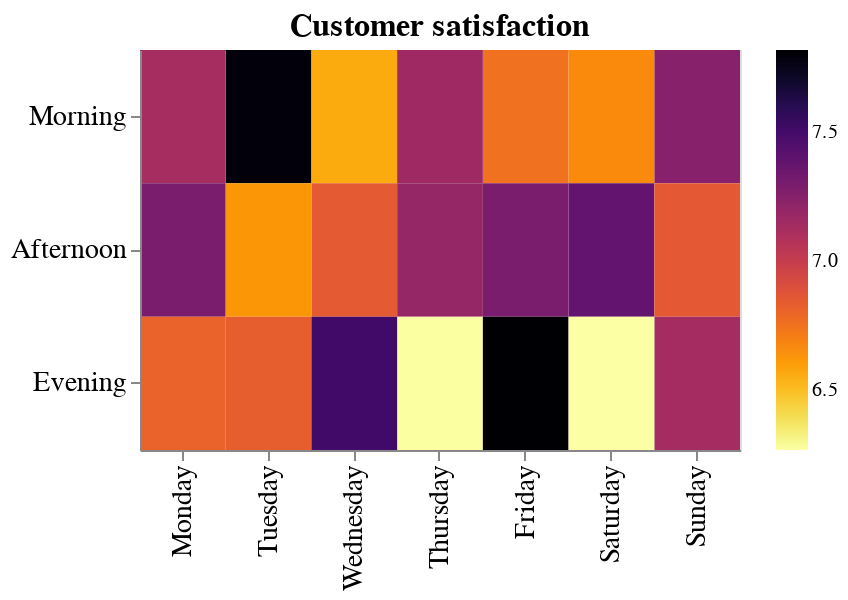

The cell this chart's notebook holds for it:
### Code cell
# Same plot as above, using `transform_filter`

plot_4_transform = (alt
 .Chart(new_df)
 .mark_rect()
 .encode(
     alt.X('Day_of_week:N', title=None, sort=days),
     alt.Y('Time_of_day:N', title=None, sort=times),
     alt.Color('mean(Rating):Q', title=None, scale=alt.Scale(scheme='inferno'), sort="descending"),
     tooltip=[alt.Tooltip('Day_of_week', title = 'Day of the week'), 
              alt.Tooltip('Time_of_day', title = "Time of the day"), 
              alt.Tooltip('mean(Rating):Q', title = 'Average satisfaction', format='.2f')])
 .transform_filter(alt.FieldEqualPredicate(field='Branch', equal='A'))
 .configure_axis(labelFontSize=14, titleFontSize=14)
 .configure_title(fontSize=16)
 .properties(width=300, height=200, title='Customer satisfaction')
)

plot_4_transform

### Figure 1 — Vega-Lite specification as saved in the notebook (floating-point values rounded to 4 significant figures; data arrays with more than 128 entries replaced by an {"elided": "..."} marker saying what was removed)
{"$schema": "https://vega.github.io/schema/vega-lite/v3.4.0.json", "config": {"axis": {"labelFontSize": 14, "titleFontSize": 14}, "mark": {"tooltip": null}, "title": {"fontSize": 16}, "view": {"height": 300, "width": 400}}, "data": {"name": "data-951c379322c133f0d1db14ecb82b3366"}, "datasets": {"data-951c379322c133f0d1db14ecb82b3366": {"elided": "1000 records"}}, "encoding": {"color": {"aggregate": "mean", "field": "Rating", "scale": {"scheme": "inferno"}, "sort": "descending", "title": null, "type": "quantitative"}, "tooltip": [{"field": "Day_of_week", "title": "Day of the week", "type": "nominal"}, {"field": "Time_of_day", "title": "Time of the day", "type": "nominal"}, {"aggregate": "mean", "field": "Rating", "format": ".2f", "title": "Average satisfaction", "type": "quantitative"}], "x": {"field": "Day_of_week", "sort": ["Monday", "Tuesday", "Wednesday", "Thursday", "Friday", "Saturday", "Sunday"], "title": null, "type": "nominal"}, "y": {"field": "Time_of_day", "sort": ["Morning", "Afternoon", "Evening"], "title": null, "type": "nominal"}}, "height": 200, "mark": "rect", "title": "Customer satisfaction", "transform": [{"filter": {"equal": "A", "field": "Branch"}}], "width": 300}
